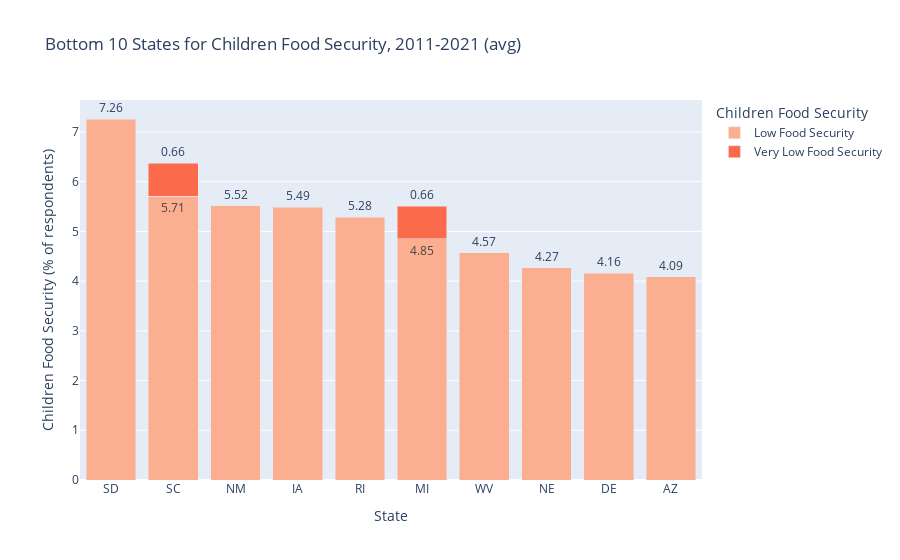

Source (notebook cell):
### Code cell
df3 = state_child_foodsec_grp.unstack()
labels={'value':'Children Food Security (% of respondents)', 'variable':'Children Food Security'}
fig = px.bar(df3.reset_index().nlargest(10, 'Low Food Security'),
             x='State', 
             y=['Low Food Security', 'Very Low Food Security'],
             labels=labels, 
             title='''Bottom 10 States for Children Food Security, 2011-2021 (avg)''',
             barmode='stack', 
             orientation='v',
             text_auto=True,             
             color_discrete_sequence=[ "#fcae91", "#fb6a4a", "#cb181d"]
             )
fig.update_traces(textfont_size=12, textangle=0, textposition="outside", cliponaxis=False)
fig.show()

### Figure 1 — Plotly figure (JSON) as saved in the notebook; plotly's stock layout.template omitted (floating-point values rounded to 4 significant figures)
{"data": [{"alignmentgroup": "True", "cliponaxis": false, "hovertemplate": "Children Food Security=Low Food Security<br>State=%{x}<br>Children Food Security (% of respondents)=%{y}<extra></extra>", "legendgroup": "Low Food Security", "marker": {"color": "#fcae91", "pattern": {"shape": ""}}, "name": "Low Food Security", "offsetgroup": "Low Food Security", "orientation": "v", "showlegend": true, "textangle": 0, "textfont": {"size": 12}, "textposition": "outside", "texttemplate": "%{y}", "type": "bar", "x": ["SD", "SC", "NM", "IA", "RI", "MI", "WV", "NE", "DE", "AZ"], "xaxis": "x", "y": [7.26, 5.71, 5.52, 5.49, 5.28, 4.85, 4.57, 4.27, 4.16, 4.09], "yaxis": "y"}, {"alignmentgroup": "True", "cliponaxis": false, "hovertemplate": "Children Food Security=Very Low Food Security<br>State=%{x}<br>Children Food Security (% of respondents)=%{y}<extra></extra>", "legendgroup": "Very Low Food Security", "marker": {"color": "#fb6a4a", "pattern": {"shape": ""}}, "name": "Very Low Food Security", "offsetgroup": "Very Low Food Security", "orientation": "v", "showlegend": true, "textangle": 0, "textfont": {"size": 12}, "textposition": "outside", "texttemplate": "%{y}", "type": "bar", "x": ["SD", "SC", "NM", "IA", "RI", "MI", "WV", "NE", "DE", "AZ"], "xaxis": "x", "y": [null, 0.66, null, null, null, 0.66, null, null, null, null], "yaxis": "y"}], "layout": {"barmode": "stack", "legend": {"title": {"text": "Children Food Security"}, "tracegroupgap": 0}, "title": {"text": "Bottom 10 States for Children Food Security, 2011-2021 (avg)"}, "xaxis": {"anchor": "y", "domain": [0, 1], "title": {"text": "State"}}, "yaxis": {"anchor": "x", "domain": [0, 1], "title": {"text": "Children Food Security (% of respondents)"}}}}
